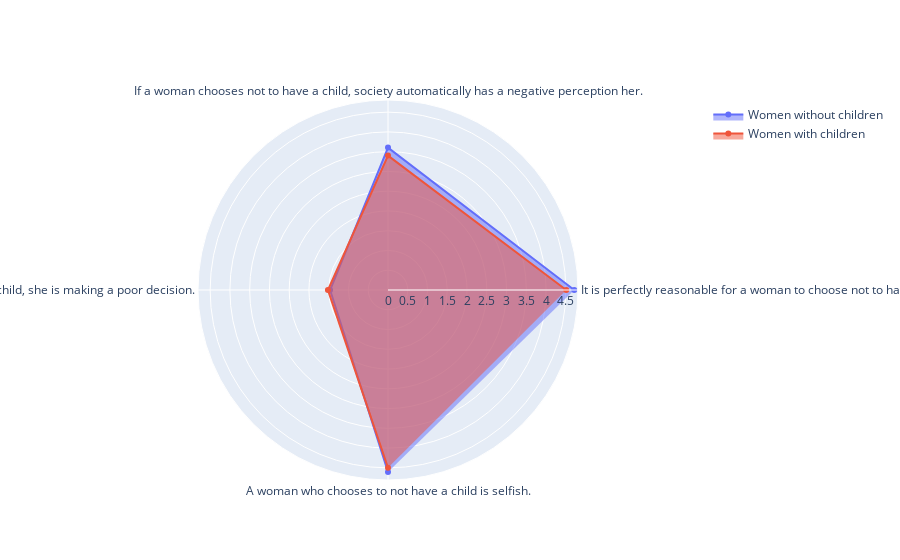

The code cell stored with this chart in its notebook:
### Code cell
import plotly.express as px
import pandas as pd

fig = go.Figure()

no_child_df = pd.DataFrame(dict(
    r=no_children_clean[6:10]['0'],
    theta=no_children_clean[6:10]['text']))
yes_child_df = pd.DataFrame(dict(
    r=yes_children_clean[6:10]['0'],
    theta=yes_children_clean[6:10]['text']))
    

fig.add_trace(go.Scatterpolar(
      r=no_child_df.r,
      theta=no_child_df.theta,
      fill='toself',
      name='Women without children'
))
    

fig.add_trace(go.Scatterpolar(
      r=yes_child_df.r,
      theta=yes_child_df.theta,
      fill='toself',
      name='Women with children'
))

fig.show()

### Figure 1 — Plotly figure (JSON) as saved in the notebook; plotly's stock layout.template omitted (floating-point values rounded to 4 significant figures)
{"data": [{"fill": "toself", "name": "Women without children", "r": [4.712, 3.603, 1.466, 4.603], "theta": ["It is perfectly reasonable for a woman to choose not to have a child.", "If a woman chooses not to have a child, society automatically has a negative perception her.", "If a woman chooses not to have a child, she is making a poor decision.", "A woman who chooses to not have a child is selfish."], "type": "scatterpolar"}, {"fill": "toself", "name": "Women with children", "r": [4.51, 3.4, 1.52, 4.5], "theta": ["It is perfectly reasonable for a woman to choose not to have a child.", "If a woman chooses not to have a child, society automatically has a negative perception her.", "If a woman chooses not to have a child, she is making a poor decision.", "A woman who chooses to not have a child is selfish."], "type": "scatterpolar"}], "layout": {}}
